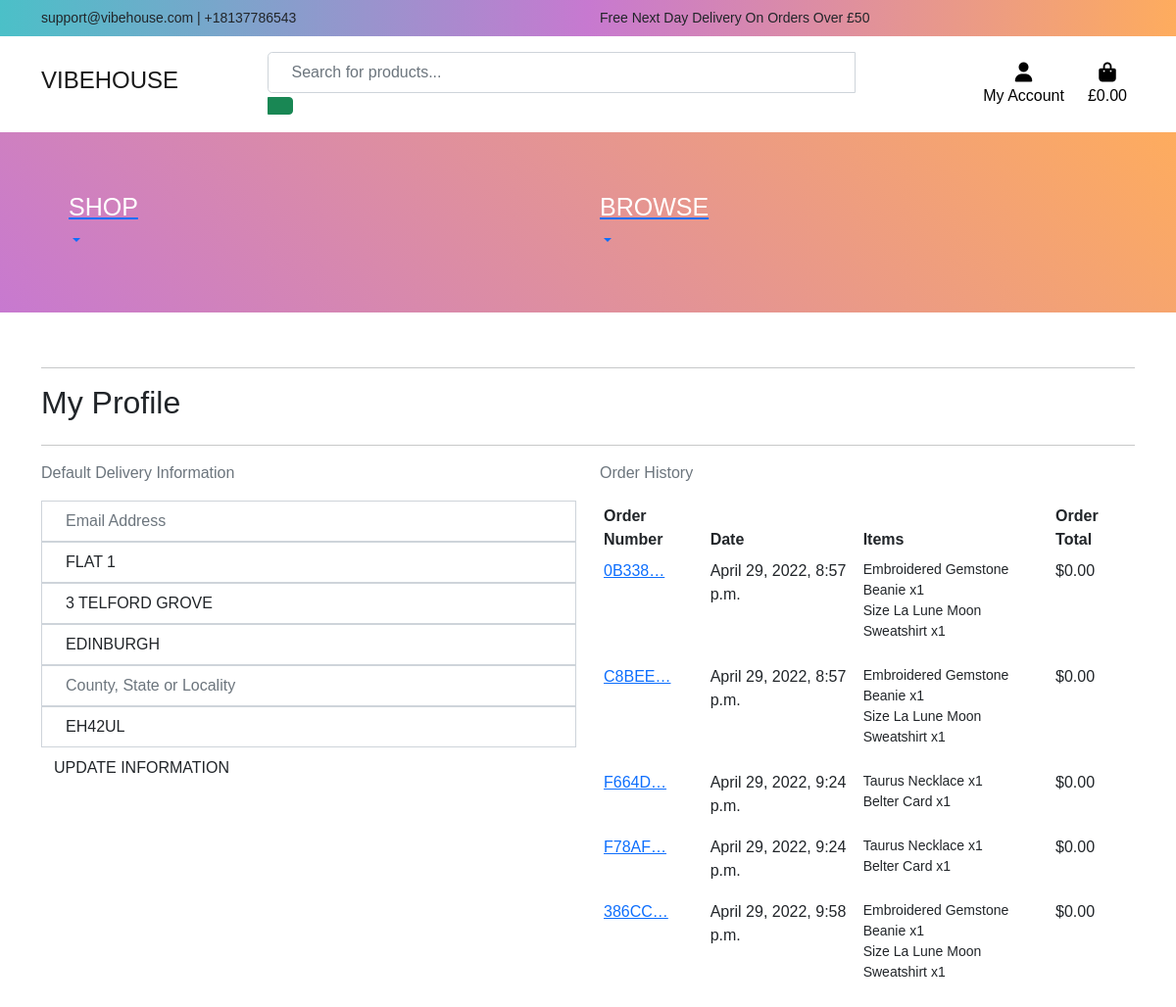
Page /profile/ (signed in) on the committed database.
### profiles/models.py (models this page shows, shortened)
class UserProfile(models.Model):
    user = models.OneToOneField(User, on_delete=models.CASCADE)
    default_email = models.CharField(max_length=20,
                                            null=True, blank=True)
    default_street_address1 = models.CharField(max_length=80,
                                               null=True, blank=True)
    default_street_address2 = models.CharField(max_length=80,
                                               null=True, blank=True)
    default_town_or_city = models.CharField(max_length=40,
                                            null=True, blank=True)
    default_county = models.CharField(max_length=80,
                                      null=True, blank=True)
    default_postcode = models.CharField(max_length=20,
                                        null=True, blank=True)

### checkout/models.py (models this page shows, shortened)
class Order(models.Model):
    order_number = models.CharField(max_length=32, null=False, editable=False)
    user_profile = models.ForeignKey(UserProfile, on_delete=models.SET_NULL,
                                     null=True, blank=True,
                                     related_name='orders')
    full_name = models.CharField(max_length=50, null=False, blank=False)
    email = models.EmailField(max_length=254, null=False, blank=False)
    postcode = models.CharField(max_length=20, null=True, blank=True)
    town_or_city = models.CharField(max_length=40, null=False, blank=False)
    street_address1 = models.CharField(max_length=80, null=False, blank=False)
    street_address2 = models.CharField(max_length=80, null=True, blank=True)
    date = models.DateTimeField(auto_now_add=True)
    delivery_cost = models.DecimalField(max_digits=6, decimal_places=2,
                                        null=False, default=0)
    order_total = models.DecimalField(max_digits=10, decimal_places=2,
                                      null=False, default=0)
    grand_total = models.DecimalField(max_digits=10, decimal_places=2,
                                      null=False, default=0)
    original_bag = models.TextField(null=False, blank=False, default='')
    stripe_pid = models.CharField(max_length=254, null=False, blank=False,
                                  default='')

class OrderLineItem(models.Model):
    order = models.ForeignKey(Order, null=False, blank=False,
                              on_delete=models.CASCADE,
                              related_name='lineitems')
    product = models.ForeignKey(Products, null=False, blank=False,
                                on_delete=models.CASCADE)
    product_size = models.CharField(max_length=2, null=True,
                                    blank=True)  # XS, S, M, L, XL
    quantity = models.IntegerField(null=False, blank=False, default=0)
    lineitem_total = models.DecimalField(max_digits=6, decimal_places=2,
                                         null=False, blank=False,
                                         editable=False)

### products/models.py (models this page shows, shortened)
class Products(models.Model):
    class Meta:
        verbose_name_plural = 'Products'
    category = models.ForeignKey('Category', null=True, blank=True, on_delete=models.SET_NULL)
    name = models.CharField(max_length=100, null=True, blank=True)
    description = models.CharField(max_length=300)
    price = models.DecimalField(max_digits=6, decimal_places=2)
    rating = models.DecimalField(max_digits=6, decimal_places=2, null=True, blank=True)
    image_url = models.URLField(max_length=1200, null=True, blank=True)
    image = models.ImageField(null=True, blank=True)
    sku = models.CharField(max_length=30, null=True, blank=True)
    collection = models.CharField(max_length=70, null=True, blank=True)
    has_sizes = models.BooleanField(default=False, null=True, blank=True)

### profiles/views.py (the view)
# urls.py: path('', views.profile, name='profile'),
@login_required
def profile(request):
    profile = get_object_or_404(UserProfile, user=request.user)
    if request.method == 'POST':
        form = UserProfileForm(request.POST, instance=profile)
        if form.is_valid():
            form.save()
            messages.success(request, 'Profile updated successfully')
        else:
            messages.error(request,
                           ('Update failed. Please ensure '
                            'the form is valid.'))
    else:
        form = UserProfileForm(instance=profile)
    orders = profile.orders.all()
    template = 'profiles/profile.html'
    context = {
        'form': form,
        'orders': orders,
        'on_profile_page': True
    }
    return render(request, template, context)

### bag/contexts.py (called while the page is built, shortened)
def bag_contents(request):
    bag_items = []
    total = 0
    product_count = 0
    bag = request.session.get('bag', {})
    if total < settings.FREE_DELIVERY_THRESHOLD:
        delivery = total * Decimal(settings.STANDARD_DELIVERY_PERCENT)
        free_delivery_increment = settings.FREE_DELIVERY_THRESHOLD - total
    else:
        delivery = 0
        free_delivery_increment = 0
    grand_total = delivery + total
    context = {
        'bag_items': bag_items,
        'total': total,
        'product_count': product_count,
        'delivery': delivery,
        'free_delivery_increment': free_delivery_increment,
        'free_delivery_threshold': settings.FREE_DELIVERY_THRESHOLD,
        'grand_total': grand_total,
    }
    return context

### profiles/templates/profiles/profile.html (shortened to what this page needs)
{% extends "base.html" %}
{% load static %}
{% block content %}
    <div class="container">
        <div class="row">
            <div class="col">
                <hr>
                <h2 class="logo-font mb-4">My Profile</h2>
                <hr>
            </div>
        </div>
        <div class="row">
            <div class="col-12 col-lg-6">
                <p class="text-muted">Default Delivery Information</p>
                <form class="mt-3" action="{% url 'profile' %}" method="POST" id="profile-update-form">
                    {{ form|crispy }}
                    <button class="btn btn-black rounded-0 text-uppercase float-right">Update Information</button>
                </form>
            </div>
            <div class="col-12 col-lg-6">
                <p class="text-muted">Order History</p>
                <div class="order-history table-responsive">
                    <table class="table table-sm table-borderless">
                        <thead>
                            <tr>
                                <th>Order Number</th>
                                <th>Date</th>
                                <th>Items</th>
                                <th>Order Total</th>
                            </tr>
                        </thead>
                        <tbody>
                            {% for order in orders %}
                                <tr>
                                    <td>
                                        <a href="{% url 'order_history' order.order_number %}"
                                        title="{{ order.order_number }}">
                                            {{ order.order_number|truncatechars:6 }}
                                        </a>
                                    </td>
                                    <td>{{ order.date }}</td>
                                    <td>
                                        <ul class="list-unstyled">
                                            {% for item in order.lineitems.all %}
                                                <li class="small">
                                                    {% if item.product.has_sizes %}
                                                        Size {{ item.product.size|upper }}
                                                    {% endif %}{{ item.product.name }} x{{ item.quantity }}
                                                </li>
                                            {% endfor %}
                                        </ul>
                                    </td>
                                    <td>${{ order.grand_total }}</td>
                                </tr>
                            {% endfor %}
                        </tbody>
                    </table>
                </div>
            </div>
        </div>
    </div>
{% endblock %}

### static/css/base.css (style rules this page uses)
* { -webkit-box-sizing: border-box; -moz-box-sizing: border-box; -o-box-sizing: border-box; box-sizing: border-box; font-family: sans-serif; margin: 0; padding: 0; }
.form-control { height: calc(2.5rem + 2px); padding: 0.5rem 1.5rem; font-size: 1rem; line-height: 1.5; border-radius: 0.3rem; }
.btn { font-size: 1rem; padding: 0.5rem 0.75rem; font-size: 1rem; line-height: 1.5; border-radius: 0.25rem; }

### rows in the picture
UserProfile: default_street_address1 "FLAT 1", default_street_address2 "3 TELFORD GROVE", default_town_or_city "EDINBURGH", default_postcode "EH42UL"
Order: order_number "0B338…", date "April 29, 2022, 8:57 p.m.", grand_total "0.00"
OrderLineItem: product.name "Embroidered Gemstone Beanie", quantity "1"
OrderLineItem: product.name "La Lune Moon Sweatshirt", quantity "1"
Order: order_number "C8BEE…", date "April 29, 2022, 8:57 p.m.", grand_total "0.00"
OrderLineItem: product.name "Embroidered Gemstone Beanie", quantity "1"
OrderLineItem: product.name "La Lune Moon Sweatshirt", quantity "1"
Order: order_number "F664D…", date "April 29, 2022, 9:24 p.m.", grand_total "0.00"
OrderLineItem: product.name "Taurus Necklace", quantity "1"
OrderLineItem: product.name "Belter Card", quantity "1"
Order: order_number "F78AF…", date "April 29, 2022, 9:24 p.m.", grand_total "0.00"
OrderLineItem: product.name "Taurus Necklace", quantity "1"
OrderLineItem: product.name "Belter Card", quantity "1"
Order: order_number "386CC…", date "April 29, 2022, 9:58 p.m.", grand_total "0.00"
OrderLineItem: product.name "Embroidered Gemstone Beanie", quantity "1"
OrderLineItem: product.name "La Lune Moon Sweatshirt", quantity "1"

### other values in the picture
{{ free_delivery_threshold }} "50"
